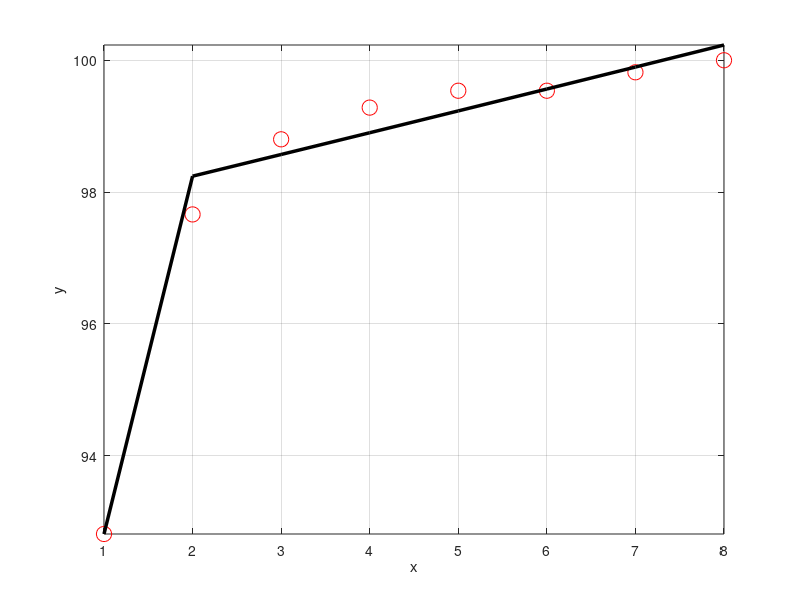

The MATLAB source for this figure:
%Gray Model GM(1,1) not a predication model but a fitting model;
clc;
clear;
x0=[92.810 97.660 98.800 99.281 99.537 99.537 99.817 100.00];
%x0 is the original data you have to input;
n=length(x0);
lamda=x0(1:n-1)./x0(2:n);
%dispose of AGO;
x1=cumsum(x0);
for i=2:n
    z(i)=0.5*(x1(i)+x1(i-1));
    %calculate the neighbour value of average also the say the white value;
end
B=[-z(2:n)',ones(n-1,1)];
Y=x0(2:n)';
%calculate the coffecient of development and the gray working value;
u=inv(B'*B)*B'*Y;
forecast1=(x1(1)-u(2)./u(1)).*exp(-u(1).*([0:n-1]))+u(2)./u(1);
exchange=diff(forecast1);
%output the forecast of gray model;
forecast=[x0(1),exchange];
%calculate the error;
epsilon=x0-forecast;
%calculate the relative error;
delta=abs(epsilon./x0);
%calculate the error;
%method1
Q=mean(delta);
%method2
C=std(epsilon,1)/std(x0,1);
%method3
S1=std(x0,1);
S1_new=S1*0.6745;
temp_P=find(abs(epsilon-mean(epsilon))<S1_new);
P=length(temp_P)/n;
%plot
plot(1:n,x0,'ro','markersize',11);
hold on;
plot(1:n,forecast,'k-','LineWidth',2.5);
grid on;
axis tight;
xlabel('x');
ylabel('y');